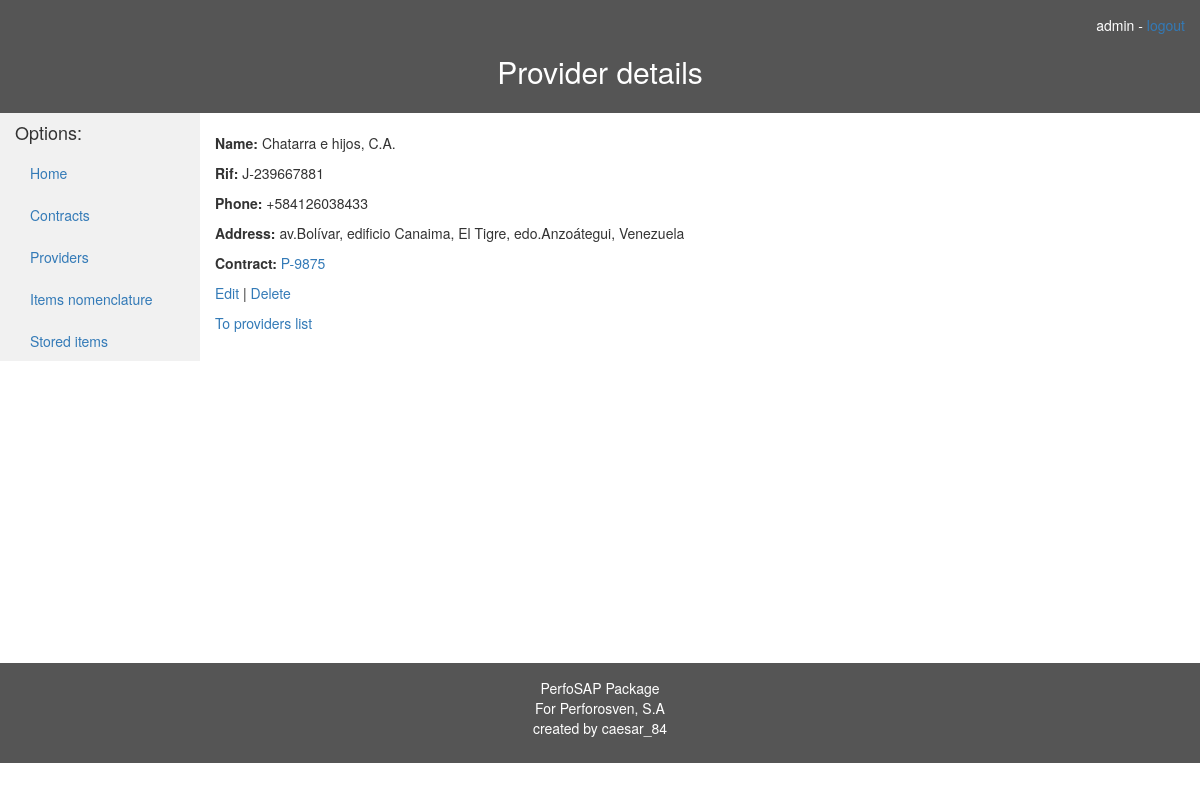
/almacen/provider/1 (signed in), run on an earlier commit of the app's database.
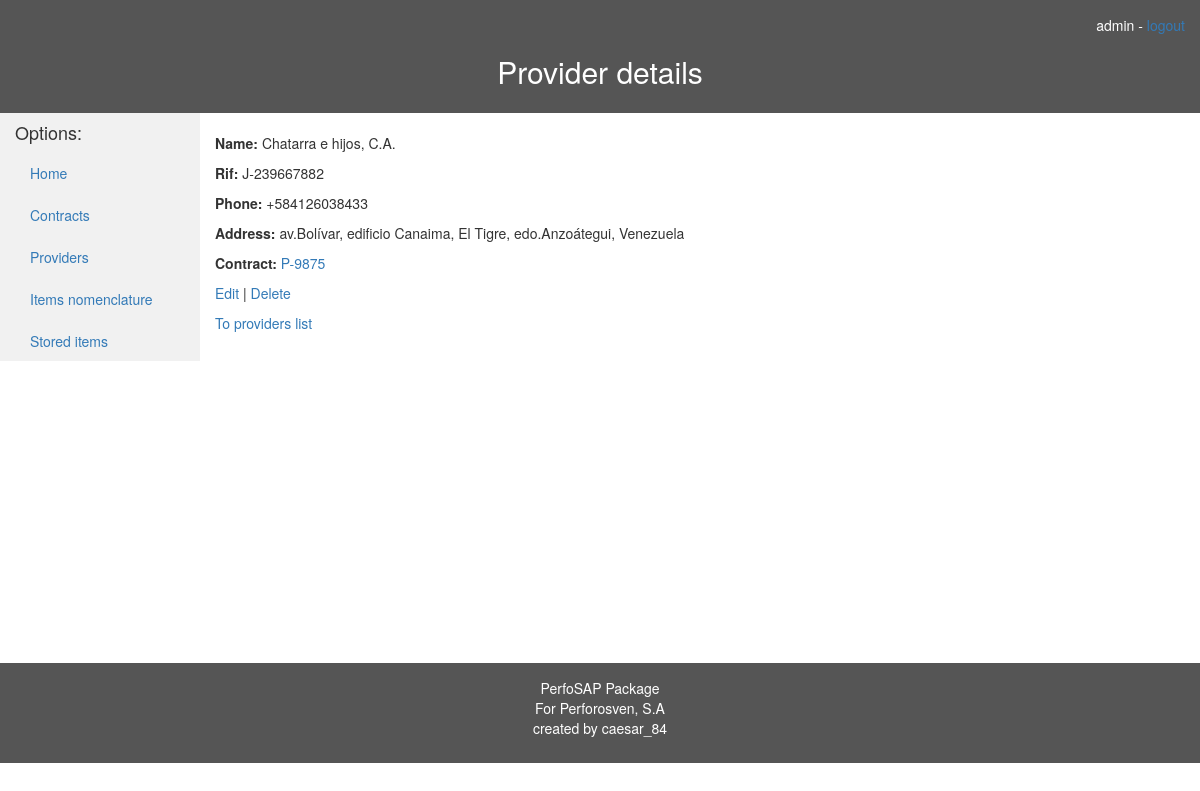
And on a later commit of the database.
### almacen/models.py (models this page shows, shortened)
class LegalEntity(models.Model):
    name = models.CharField(max_length=100, help_text="Name")
    rif = models.CharField(max_length=11, help_text="RIF")
    address = models.TextField(help_text="Address")
    phone_num = models.CharField(max_length=15, help_text="Phone number")

### almacen/views.py (the view)
# urls.py: url(r'^provider/(?P<pk>\d+)$', views.ProviderDetailView.as_view(), name='provider-detail'),
@method_decorator(login_required, name='dispatch')
class ProviderDetailView(generic.DetailView):
    model = Provider

### almacen/templates/almacen/provider_detail.html
{% extends 'base_template.html' %}
{% block header %}
    <h2 id="center">Provider details </h2>
{% endblock %}
{% block content %}
	<p><strong>Name: </strong> {{ provider.name }} </p>
	<p><strong>Rif: </strong> {{ provider.rif }} </p>
	<p><strong>Phone: </strong> {{provider.phone_num}} </p>
	<p><strong>Address: </strong> {{ provider.address }} </p>
	<p><strong>Contract: </strong> <a href="{% url 'almacen:contract-detail' provider.contract.pk %}"> {{ provider.contract.number }} </a> </p>
    <p>
        <a href="{% url 'almacen:edit-provider' provider.pk %}">Edit</a> |
        <a href="{% url 'almacen:delete-provider' provider.pk %}">Delete</a>
    </p>
    <p><a href="{% url 'almacen:providers' %}">To providers list</a></p>
{% endblock %}

What changed in the data, as far as the page shows it:
changed LegalEntity "Chatarra e hijos, C.A.": rif "J-239667881" → "J-239667882"
